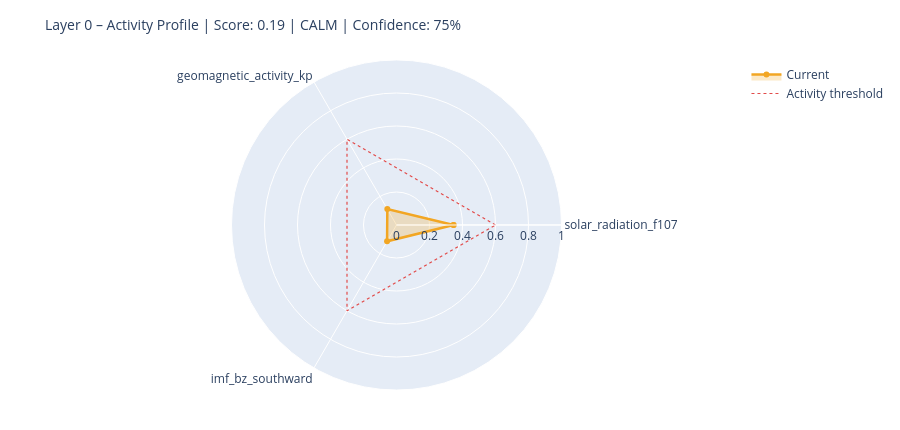

Source (notebook cell):
### Markdown cell above
---
## 6. State Assessment & Handoff to Layer 1

### Code cell
# ============================================================
# STEP 1 – Collect raw values with source modes
# Mode: 'primary' | 'fallback_3h' | 'last_valid' | 'missing'
# ============================================================

def safe_last(df, col):
    if df is None or col not in df.columns: return None
    s = df[col].dropna()
    return float(s.iloc[-1]) if not s.empty else None

f107_now = safe_last(df_f107, 'f10.7')
bz_now   = safe_last(df_mag,  'bz_gsm')
kp_now   = safe_last(df_kp,   'kp')
sw_now   = safe_last(df_sw,   'speed')

source_modes = {
    'F10.7':    'primary'  if f107_now is not None else 'missing',
    'Kp':       'primary'  if kp_now   is not None else 'missing',
    'IMF_Bz':   'primary'  if bz_now   is not None else 'missing',
    'SW_speed': 'primary'  if sw_now   is not None else 'missing',
}

# Kp Fallback – 3h endpoint
if kp_now is None:
    try:
        r = requests.get(
            'https://services.swpc.noaa.gov/json/noaa-planetary-k-index.json',
            timeout=10)
        r.raise_for_status()
        fb = pd.DataFrame(r.json())
        tc = next((c for c in fb.columns if 'time' in c.lower()), fb.columns[0])
        kc = next((c for c in fb.columns if 'kp' in c.lower() and c != tc), None)
        if kc:
            fb[kc] = fb[kc].astype(str).str.extract(r'([0-9]+(?:\.[0-9]*)?)')[0]
            fb[kc] = pd.to_numeric(fb[kc], errors='coerce')
            fb = fb[fb[kc] >= 0].dropna(subset=[kc])
            if not fb.empty:
                kp_now = float(fb[kc].iloc[-1])
                source_modes['Kp'] = 'fallback_3h'
                print(f'  Kp fallback (3h): {kp_now:.1f}')
    except Exception as e:
        print(f'  Kp fallback failed: {e}')

# Solar Wind Fallback – last valid value
if sw_now is None and df_sw is not None and 'speed' in df_sw.columns:
    s = df_sw['speed'].dropna()
    if not s.empty:
        sw_now = float(s.iloc[-1])
        source_modes['SW_speed'] = 'last_valid'
        print(f'  SW fallback (last_valid): {sw_now:.0f} km/s')

print()
print('Source modes:', source_modes)

# ============================================================
# STEP 2 – Score from available components only
# ============================================================

def norm(v, lo, hi):
    if v is None: return None
    return max(0.0, min(1.0, (v - lo) / (hi - lo)))

COMPONENTS = {
    'solar_radiation_f107':    (f107_now, norm(f107_now, 60, 250)),
    'geomagnetic_activity_kp': (kp_now,   norm(kp_now,   0,   9)),
    'imf_bz_southward':        (bz_now,   norm(-(bz_now or 0) if bz_now else None, -5, 30)
                                           if bz_now is not None else None),
    'solar_wind_speed':        (sw_now,   norm(sw_now, 300, 800)),
}

available   = {k: v[1] for k, v in COMPONENTS.items() if v[1] is not None}
unavailable = [k for k, v in COMPONENTS.items() if v[1] is None]

layer0_score = round(sum(available.values()) / len(available), 4) if available else None
confidence   = round(len(available) / len(COMPONENTS), 2)

level = ('unknown'  if layer0_score is None
         else 'calm'     if layer0_score < 0.3
         else 'moderate' if layer0_score < 0.6
         else 'active')

# ============================================================
# STEP 3 – Dominant Driver
# ============================================================

def dominant_driver(kp, f107, bz, sw):
    candidates = []
    if kp   is not None and kp   >= 4:   candidates.append(('geomagnetic',    kp / 9))
    if sw   is not None and sw   >= 500:  candidates.append(('solar_wind',     sw / 800))
    if bz   is not None and bz   <= -5:   candidates.append(('imf_southward',  abs(bz) / 30))
    if f107 is not None and f107 >= 150:  candidates.append(('solar_radiation',f107 / 250))
    return max(candidates, key=lambda x: x[1])[0] if candidates else 'none'

driver = dominant_driver(kp_now, f107_now, bz_now, sw_now)

# ============================================================
# STEP 4 – Downstream expectations
# ============================================================

def downstream_expectation(driver, score, kp, bz, f107):
    exp = {
        'magnetosphere':        'calm',
        'ionosphere':           'calm',
        'schumann_resonance':   'unchanged',
        'lithosphere_currents': 'low',
    }
    if driver == 'geomagnetic' or (kp and kp >= 5):
        exp['magnetosphere']        = 'compressed / storm'
        exp['ionosphere']           = 'elevated disturbance (TEC variability)'
        exp['schumann_resonance']   = 'elevated amplitude possible'
        exp['lithosphere_currents'] = 'elevated induction currents'
    elif driver == 'imf_southward' or (bz and bz <= -5):
        exp['magnetosphere']        = 'energy coupling active'
        exp['ionosphere']           = 'elevated electron density possible'
        exp['schumann_resonance']   = 'slight modulation possible'
    elif driver == 'solar_radiation' or (f107 and f107 >= 150):
        exp['ionosphere']           = 'elevated ionization (F-layer)'
        exp['schumann_resonance']   = 'slightly elevated background activity'
    return exp

downstream = downstream_expectation(driver, layer0_score, kp_now, bz_now, f107_now)

# ============================================================
# CONSOLE OUTPUT
# ============================================================

W = 58
print('=' * W)
print('LAYER 0 – STATE ASSESSMENT')
print('=' * W)
for name, (raw_v, score_v) in COMPONENTS.items():
    if score_v is not None:
        bar = '█' * int(score_v * 20) + '░' * (20 - int(score_v * 20))
        print(f'  {name:<35}  {bar}  {score_v:.2f}')
    else:
        print(f'  {name:<35}  {"─" * 20}  n/a')
print('-' * W)
print(f'  Score ({len(available)}/{len(COMPONENTS)} components):  {layer0_score:.3f}')
print(f'  Confidence:         {confidence:.0%}')
print(f'  Level:              {level.upper()}')
print(f'  Dominant Driver:    {driver}')

# Radar chart
cats = list(available.keys())
vals = list(available.values())
if len(cats) >= 3:
    fig = go.Figure()
    fig.add_trace(go.Scatterpolar(
        r=vals + [vals[0]], theta=cats + [cats[0]],
        fill='toself', fillcolor='rgba(242,166,35,0.25)',
        line=dict(color='#F2A623', width=2.5), name='Current'
    ))
    fig.add_trace(go.Scatterpolar(
        r=[0.6] * (len(cats) + 1), theta=cats + [cats[0]],
        line=dict(color='#E24B4A', dash='dot', width=1.2),
        mode='lines', name='Activity threshold'
    ))
    fig.update_layout(
        title=dict(text=f'Layer 0 – Activity Profile | Score: {layer0_score:.2f} | {level.upper()} | Confidence: {confidence:.0%}',
                   font=dict(size=14)),
        polar=dict(radialaxis=dict(visible=True, range=[0, 1])),
        height=430, showlegend=True,
        margin=dict(l=60, r=60, t=60, b=40)
    )
    fig.show()

### Figure 1 — Plotly figure (JSON) as saved in the notebook; plotly's stock layout.template omitted (floating-point values rounded to 4 significant figures)
{"data": [{"fill": "toself", "fillcolor": "rgba(242,166,35,0.25)", "line": {"color": "#F2A623", "width": 2.5}, "name": "Current", "r": [0.3457, 0.1111, 0.1143, 0.3457], "theta": ["solar_radiation_f107", "geomagnetic_activity_kp", "imf_bz_southward", "solar_radiation_f107"], "type": "scatterpolar"}, {"line": {"color": "#E24B4A", "dash": "dot", "width": 1.2}, "mode": "lines", "name": "Activity threshold", "r": [0.6, 0.6, 0.6, 0.6], "theta": ["solar_radiation_f107", "geomagnetic_activity_kp", "imf_bz_southward", "solar_radiation_f107"], "type": "scatterpolar"}], "layout": {"height": 430, "margin": {"b": 40, "l": 60, "r": 60, "t": 60}, "polar": {"radialaxis": {"range": [0, 1], "visible": true}}, "showlegend": true, "title": {"font": {"size": 14}, "text": "Layer 0 – Activity Profile | Score: 0.19 | CALM | Confidence: 75%"}}}
